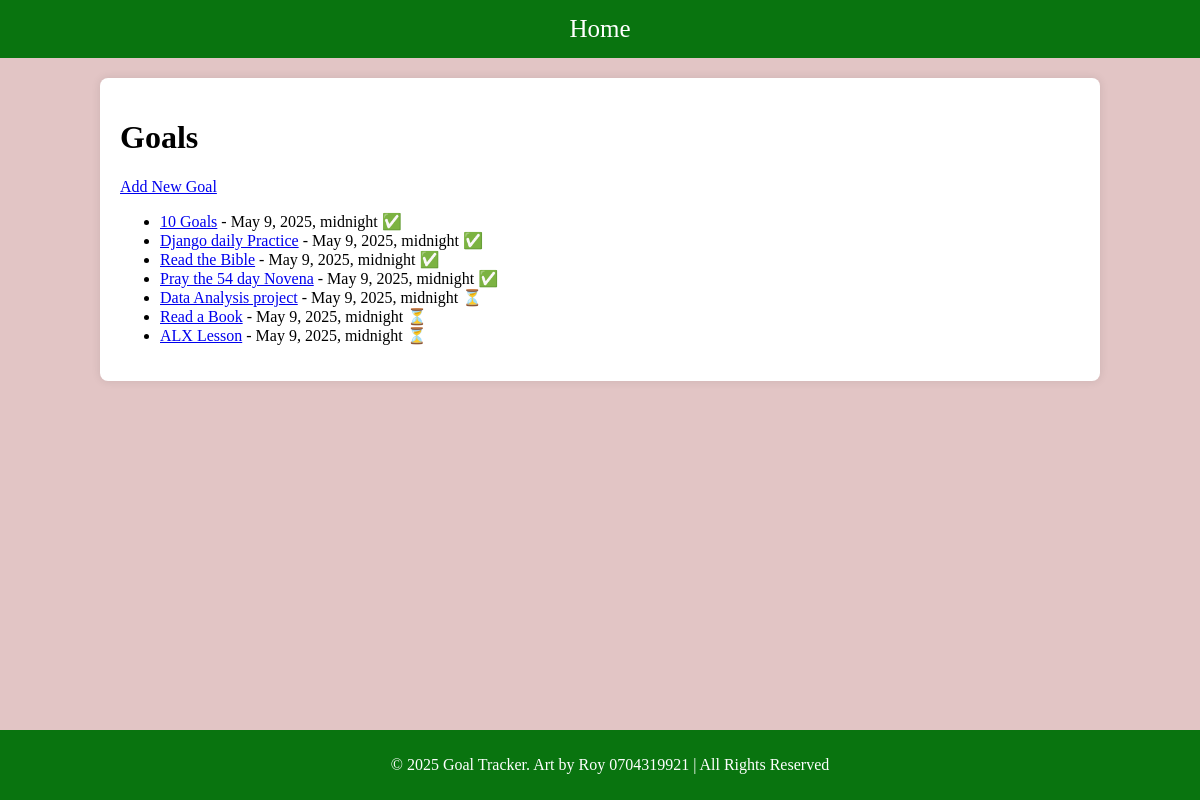
The page / on the database its author committed.
### base/models.py (models this page shows, shortened)
class Goal(models.Model):
    title = models.CharField(max_length = 100)
    description = models.TextField(blank = True)
    created_at = models.DateTimeField(auto_now_add=True)
    due_date = models.DateTimeField(blank=True,null=True)
    is_completed = models.BooleanField(default=False)
    class Meta:
        ordering = ["-is_completed"]

### base/views.py (the view)
# urls.py: path('', views.GoalListView.as_view(), name='goal_list'),
class GoalListView(ListView):
    model = Goal
    template_name = 'base/goal_list.html'

### base/templates/base/goal_list.html
{% extends 'base/main.html' %}
{% block content %}
  <h1>Goals</h1>
  <a href="{% url 'goal_create' %}">Add New Goal</a>
  <ul>
    {% for goal in object_list %}
      <li>
        <a href="{% url 'goal_detail' goal.pk %}">{{ goal.title }}</a> - {{ goal.due_date }}
        {% if goal.is_completed %}
          ✅
        {% else %}
          ⏳
        {% endif %}
      </li>
    {% empty %}
      <li>No goals yet.</li>
    {% endfor %}
  </ul>
{% endblock %}

### base/templates/base/main.html (shortened to what this page needs)
<!DOCTYPE html>
<html lang="en">
<head>
</head>
<body>
    <div class="navbar">
        <a href="{% url 'goal_list' %}">Home</a>
    </div>
    <div class="container">
        {% block content %}{% endblock %}
    </div>
    <footer>
        <p>&copy; 2025 Goal Tracker. Art by Roy 0704319921 | All Rights Reserved</p>
    </footer>
</body>
</html>

### base/templates/base/main.html (style rules this page uses)
body { font-family: Times, monospace; margin: 0; padding: 0; background-color: #e2c5c5; }
.navbar { background-color: #09740f; padding: 15px; text-align: center; }
.navbar a { color: white; text-decoration: none; padding: 10px 15px; font-size: 25px; }
.container { width: 80%; margin: 20px auto; background: white; padding: 20px; border-radius: 8px; box-shadow: 0px 0px 10px rgba(0, 0, 0, 0.1); }
footer { text-align: center; padding: 10px; background-color: #09740f; color: white; position: fixed; bottom: 0; width: 100%; }

### rows shown on the page
Goal: title "10 Goals", due_date "May 9, 2025, midnight"
Goal: title "Django daily Practice", due_date "May 9, 2025, midnight"
Goal: title "Read the Bible", due_date "May 9, 2025, midnight"
Goal: title "Pray the 54 day Novena", due_date "May 9, 2025, midnight"
Goal: title "Data Analysis project", due_date "May 9, 2025, midnight"
Goal: title "Read a Book", due_date "May 9, 2025, midnight"
Goal: title "ALX Lesson", due_date "May 9, 2025, midnight"
